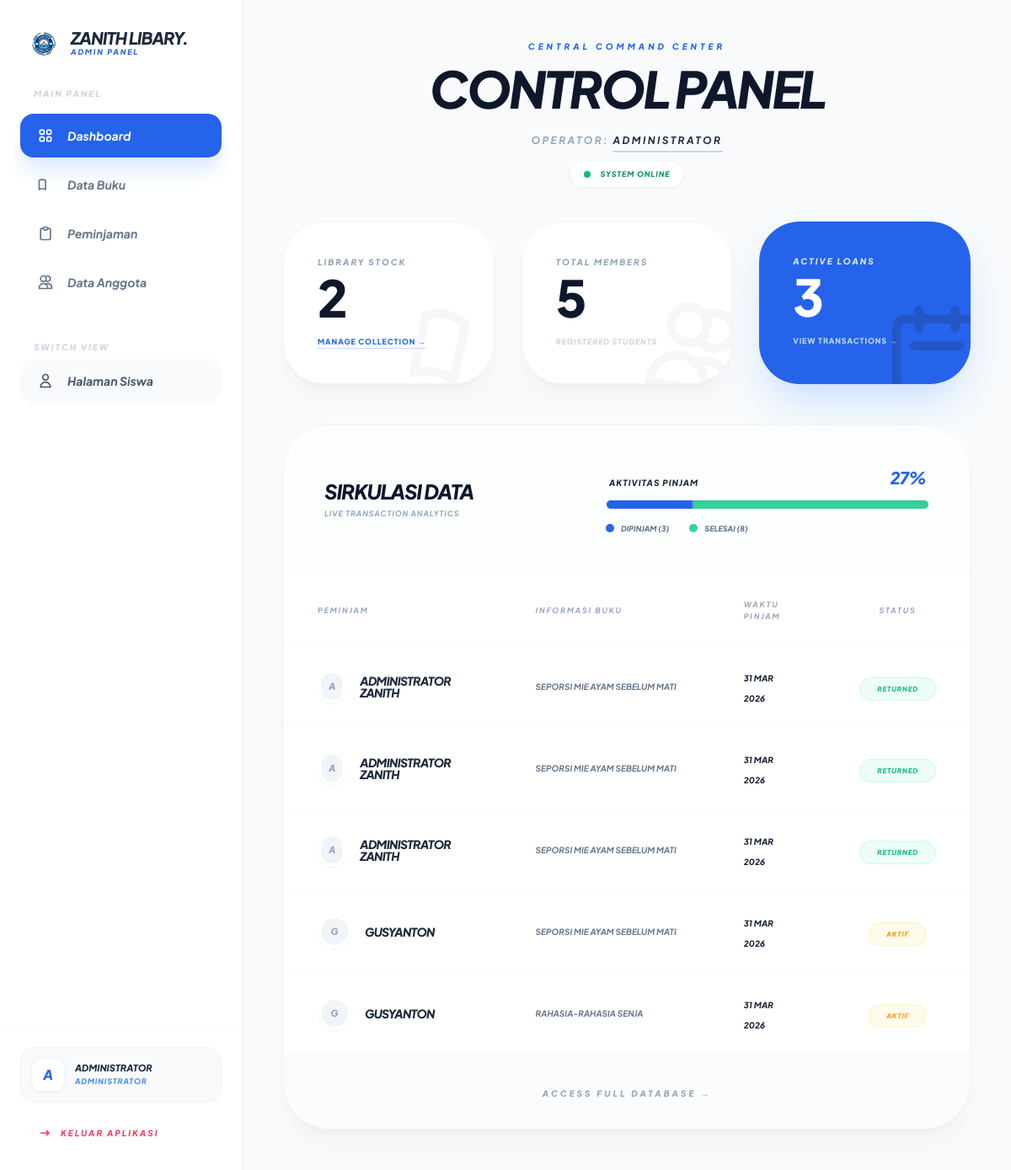
/admin/dashboard.php (signed in), run on the app's committed database.
### tables this page shows
CREATE TABLE `peminjaman` (
  `id_peminjaman` int(11) NOT NULL,
  `id_user` int(11) DEFAULT NULL,
  `id_buku` int(11) DEFAULT NULL,
  `tanggal_pinjam` date NOT NULL,
  `tanggal_kembali` date DEFAULT NULL,
  `status` enum('dipinjam','kembali') DEFAULT 'dipinjam'
);

CREATE TABLE `users` (
  `id_user` int(11) NOT NULL,
  `username` varchar(50) NOT NULL,
  `password` varchar(255) NOT NULL,
  `nama_lengkap` varchar(100) NOT NULL,
  `telepon` varchar(15) DEFAULT NULL,
  `role` enum('admin','siswa') NOT NULL
);

CREATE TABLE `buku` (
  `id_buku` int(11) NOT NULL,
  `judul` varchar(255) NOT NULL,
  `penulis` varchar(100) DEFAULT NULL,
  `kategori` varchar(100) DEFAULT NULL,
  `deskripsi` text DEFAULT NULL,
  `penerbit` varchar(100) DEFAULT NULL,
  `tahun_terbit` year(4) DEFAULT NULL,
  `stok` int(11) DEFAULT 0,
  `gambar` varchar(255) DEFAULT NULL
);

### admin/dashboard.php (the view, shortened to what this page needs)
<?php
require_once '../config/database.php';
$nama_admin = htmlspecialchars($_SESSION['nama_lengkap'] ?? 'Administrator');
$stats_queries = [
    'buku' => "SELECT COUNT(*) as total FROM buku",
    'siswa' => "SELECT COUNT(*) as total FROM users WHERE role = 'siswa'",
    'aktif' => "SELECT COUNT(*) as total FROM peminjaman WHERE status = 'dipinjam'",
    'total_pjm' => "SELECT COUNT(*) as total FROM peminjaman"
];
$total_buku      = mysqli_fetch_assoc(mysqli_query($conn, $stats_queries['buku']))['total'];
$total_siswa     = mysqli_fetch_assoc(mysqli_query($conn, $stats_queries['siswa']))['total'];
$pinjam_aktif    = mysqli_fetch_assoc(mysqli_query($conn, $stats_queries['aktif']))['total'];
$total_transaksi = mysqli_fetch_assoc(mysqli_query($conn, $stats_queries['total_pjm']))['total'];
$persen_aktif = $total_transaksi > 0 ? round(($pinjam_aktif / $total_transaksi) * 100) : 0;
$query_terbaru = "SELECT p.*, b.judul, u.nama_lengkap
                  FROM peminjaman p
                  JOIN buku b ON p.id_buku = b.id_buku
                  JOIN users u ON p.id_user = u.id_user
                  ORDER BY p.id_peminjaman DESC LIMIT 5";
$transaksi_terbaru = mysqli_query($conn, $query_terbaru);
?>
<!DOCTYPE html>
<html lang="id" class="scroll-smooth">
<head>
    <script src="https://cdn.tailwindcss.com"></script>
</head>
<body class="flex flex-col md:flex-row min-h-screen relative overflow-x-hidden">
    <?php include 'include/header.php'; ?>
    <main class="flex-1 p-4 md:p-10 lg:p-12 w-full flex flex-col items-center">
        <header class="mb-10 mt-6 md:mt-0 flex flex-col items-center text-center w-full max-w-4xl">
            <p class="text-[9px] md:text-[10px] font-black text-blue-600 uppercase tracking-[0.4em] italic mb-3">
                Central Command Center
            </p>
            <h2 class="text-3xl md:text-5xl lg:text-6xl font-black text-slate-900 tracking-tighter italic uppercase leading-tight">
                Control Panel
            </h2>
            <div class="flex flex-col items-center gap-4 mt-6">
                <p class="text-slate-400 font-bold italic text-[10px] md:text-xs uppercase tracking-[0.2em]">
                    Operator: <span class="text-slate-800 underline decoration-blue-500/30 underline-offset-8 decoration-2"><?= $nama_admin; ?></span>
                </p>
                <div class="flex items-center gap-3 bg-white px-4 py-2 rounded-full border border-slate-100 shadow-sm glass-morph">
                    <span class="w-2 h-2 rounded-full bg-emerald-500 animate-pulse"></span>
                    <span class="text-[9px] font-black text-emerald-600 uppercase italic tracking-widest">System Online</span>
                </div>
            </div>
        </header>
        <div class="grid grid-cols-1 sm:grid-cols-2 lg:grid-cols-3 gap-6 md:gap-8 mb-12 w-full max-w-6xl">
            <div class="bg-white p-8 md:p-10 rounded-[2.5rem] md:rounded-[3rem] border border-slate-100 card-shadow relative overflow-hidden group transition-all hover:-translate-y-2">
                <div class="relative z-10">
                    <p class="text-[10px] font-black text-slate-400 uppercase tracking-[0.2em] italic mb-1">Library Stock</p>
                    <p class="text-5xl md:text-6xl font-black text-slate-900 tracking-tighter"><?= number_format($total_buku); ?></p>
                    <a href="buku.php" class="inline-block mt-4 text-[9px] font-black text-blue-600 uppercase tracking-widest hover:text-slate-900 transition-all underline underline-offset-4 decoration-blue-200">Manage Collection →</a>
                </div>
                <div class="absolute -right-6 -bottom-6 opacity-[0.03] group-hover:opacity-10 transition-all text-slate-900 rotate-12 hidden sm:block">
                    <svg xmlns="http://www.w3.org/2000/svg" class="h-32 w-32" fill="none" viewBox="0 0 24 24" stroke="currentColor">
                        <path stroke-linecap="round" stroke-linejoin="round" stroke-width="2" d="M12 6.253v13m0-13C10.832 5.477 9.246 5 7.5 5S4.168 5.477 3 6.253v13C4.168 18.477 5.754 18 7.5 18s3.332.477 4.5 1.253" />
                    </svg>
                </div>
            </div>
            <div class="bg-white p-8 md:p-10 rounded-[2.5rem] md:rounded-[3rem] border border-slate-100 card-shadow relative overflow-hidden group transition-all hover:-translate-y-2">
                <div class="relative z-10">
                    <p class="text-[10px] font-black text-slate-400 uppercase tracking-[0.2em] italic mb-1">Total Members</p>
                    <p class="text-5xl md:text-6xl font-black text-slate-900 tracking-tighter"><?= number_format($total_siswa); ?></p>
                    <p class="mt-4 text-[9px] font-black text-slate-300 uppercase tracking-widest italic">Registered Students</p>
                </div>
                <div class="absolute -right-6 -bottom-6 opacity-[0.03] group-hover:opacity-10 transition-all text-slate-900 rotate-12 hidden sm:block">
                    <svg xmlns="http://www.w3.org/2000/svg" class="h-32 w-32" fill="none" viewBox="0 0 24 24" stroke="currentColor">
                        <path stroke-linecap="round" stroke-linejoin="round" stroke-width="2" d="M12 4.354a4 4 0 110 5.292M15 21H3v-1a6 6 0 0112 0v1zm0 0h6v-1a6 6 0 00-9-5.197M13 7a4 4 0 11-8 0 4 4 0 018 0z" />
                    </svg>
                </div>
            </div>
            <div class="bg-blue-600 p-8 md:p-10 rounded-[2.5rem] md:rounded-[3rem] shadow-2xl shadow-blue-200 relative overflow-hidden group transition-all hover:bg-slate-900 hover:-translate-y-2 sm:col-span-2 lg:col-span-1">
                <div class="relative z-10">
                    <p class="text-[10px] font-black text-blue-100 uppercase tracking-[0.2em] italic mb-1">Active Loans</p>
                    <p class="text-5xl md:text-6xl font-black text-white tracking-tighter"><?= number_format($pinjam_aktif); ?></p>
                    <a href="peminjaman.php" class="inline-block mt-4 text-[9px] font-black text-blue-200 uppercase tracking-widest hover:text-white transition-colors">View Transactions →</a>
                </div>
                <div class="absolute -right-6 -bottom-6 opacity-20 transition-all hidden sm:block">
                    <svg xmlns="http://www.w3.org/2000/svg" class="h-32 w-32" fill="none" viewBox="0 0 24 24" stroke="currentColor">
                        <path stroke-linecap="round" stroke-linejoin="round" stroke-width="2" d="M8 7V3m8 4V3m-9 8h10M5 21h14a2 2 0 002-2V7a2 2 0 00-2-2H5a2 2 0 00-2 2v12a2 2 0 002 2z" />
                    </svg>
                </div>
            </div>
        </div>
        <div class="bg-white rounded-[2.5rem] md:rounded-[3.5rem] border border-slate-100 overflow-hidden card-shadow w-full max-w-6xl">
            <div class="p-8 md:p-12 border-b border-slate-50 flex flex-col lg:flex-row justify-between items-center gap-10 bg-slate-50/30">
                <div class="text-center lg:text-left">
                    <h3 class="font-black text-slate-900 uppercase italic tracking-tighter text-2xl leading-none">Sirkulasi Data</h3>
                    <p class="text-[9px] font-bold text-slate-400 uppercase italic mt-2 tracking-widest">Live Transaction Analytics</p>
                </div>
                <div class="w-full lg:w-96">
                    <div class="flex justify-between items-end mb-3 px-1">
                        <span class="text-[10px] font-black text-slate-800 uppercase italic tracking-widest">Aktivitas Pinjam</span>
                        <span class="text-xl font-black text-blue-600 italic tracking-tighter"><?= $persen_aktif; ?>%</span>
                    </div>
                    <div class="w-full bg-emerald-400 rounded-full h-3 overflow-hidden flex shadow-inner border border-white">
                        <div class="bg-blue-600 h-full transition-all duration-1000 border-r-2 border-white/20"
                             style="width: <?= $persen_aktif; ?>%"></div>
                    </div>
                    <div class="flex justify-center lg:justify-start gap-6 mt-4">
                        <div class="flex items-center gap-2">
                            <span class="w-2.5 h-2.5 rounded-full bg-blue-600"></span>
                            <span class="text-[9px] font-black text-slate-500 uppercase italic">Dipinjam (<?= $pinjam_aktif; ?>)</span>
                        </div>
                        <div class="flex items-center gap-2">
                            <span class="w-2.5 h-2.5 rounded-full bg-emerald-400"></span>
                            <span class="text-[9px] font-black text-slate-500 uppercase italic">Selesai (<?= $total_transaksi - $pinjam_aktif; ?>)</span>
                        </div>
                    </div>
                </div>
            </div>
            <div class="overflow-x-auto no-scrollbar">
                <table class="w-full text-left min-w-[700px]">
                    <thead>
                        <tr class="bg-white uppercase italic text-[9px] text-slate-400 tracking-[0.2em] border-b border-slate-50">
                            <th class="px-10 py-7">Peminjam</th>
                            <th class="px-10 py-7">Informasi Buku</th>
                            <th class="px-10 py-7">Waktu Pinjam</th>
                            <th class="px-10 py-7 text-center">Status</th>
                        </tr>
                    </thead>
                    <tbody class="divide-y divide-slate-50">
                        <?php if(mysqli_num_rows($transaksi_terbaru) > 0): ?>
                            <?php while($row = mysqli_fetch_assoc($transaksi_terbaru)): ?>
                            <tr class="hover:bg-slate-50/50 transition-all group">
                                <td class="px-10 py-6">
                                    <div class="flex items-center gap-4">
                                        <div class="w-10 h-10 rounded-full bg-slate-100 flex items-center justify-center text-slate-400 group-hover:bg-blue-100 group-hover:text-blue-600 transition-colors border-4 border-white shadow-sm text-[11px] font-black italic uppercase">
                                            <?= substr($row['nama_lengkap'], 0, 1); ?>
                                        </div>
                                        <div>
                                            <p class="text-sm font-black text-slate-800 italic uppercase tracking-tighter leading-none"><?= $row['nama_lengkap']; ?></p>
                                        </div>
                                    </div>
                                </td>
                                <td class="px-10 py-6">
                                    <p class="text-[10px] font-bold text-slate-500 italic truncate max-w-[200px] uppercase"><?= $row['judul']; ?></p>
                                </td>
                                <td class="px-10 py-6">
                                    <span class="text-[10px] font-black text-slate-800 uppercase italic"><?= date('d M Y', strtotime($row['tanggal_pinjam'])); ?></span>
                                </td>
                                <td class="px-10 py-6 text-center">
                                    <?php if ($row['status'] == 'dipinjam'): ?>
                                        <span class="bg-amber-50 text-amber-500 text-[8px] font-black px-5 py-2 rounded-full uppercase tracking-widest border border-amber-100 italic">Aktif</span>
                                    <?php else: ?>
                                        <span class="bg-emerald-50 text-emerald-500 text-[8px] font-black px-5 py-2 rounded-full uppercase tracking-widest border border-emerald-100 italic">Returned</span>
                                    <?php endif; ?>
                                </td>
                            </tr>
                            <?php endwhile; ?>
                        <?php endif; ?>
                    </tbody>
                </table>
            </div>
            <div class="p-8 bg-slate-50/50 text-center border-t border-slate-50">
                <a href="peminjaman.php" class="text-[10px] font-black text-slate-400 hover:text-blue-600 uppercase tracking-[0.3em] italic transition-all">
                    Access Full Database →
                </a>
            </div>
        </div>
    </main>
</body>
</html>

### admin/dashboard.php (style rules this page uses)
body { font-family: 'Plus Jakarta Sans', sans-serif; background-color: #f8fafc; color: #1e293b; }
.card-shadow { box-shadow: 0 20px 25px -5px rgb(0 0 0 / 0.03), 0 8px 10px -6px rgb(0 0 0 / 0.03); }
.glass-morph { background: rgba(255, 255, 255, 0.8); backdrop-filter: blur(10px); }

### data on the page
peminjaman: id_user.nama_lengkap "A", id_user.nama_lengkap "ADMINISTRATOR ZANITH", id_buku.judul "SEPORSI MIE AYAM SEBELUM MATI", tanggal_pinjam "31 MAR 2026", status "RETURNED"
peminjaman: id_user.nama_lengkap "A", id_user.nama_lengkap "ADMINISTRATOR ZANITH", id_buku.judul "SEPORSI MIE AYAM SEBELUM MATI", tanggal_pinjam "31 MAR 2026", status "RETURNED"
peminjaman: id_user.nama_lengkap "A", id_user.nama_lengkap "ADMINISTRATOR ZANITH", id_buku.judul "SEPORSI MIE AYAM SEBELUM MATI", tanggal_pinjam "31 MAR 2026", status "RETURNED"
peminjaman: id_user.nama_lengkap "G", id_user.nama_lengkap "GUSYANTON", id_buku.judul "SEPORSI MIE AYAM SEBELUM MATI", tanggal_pinjam "31 MAR 2026", status "AKTIF"
peminjaman: id_user.nama_lengkap "G", id_user.nama_lengkap "GUSYANTON", id_buku.judul "RAHASIA-RAHASIA SENJA", tanggal_pinjam "31 MAR 2026", status "AKTIF"

### other printed values
$initial "A"
$display_name "ADMINISTRATOR"
$nama_admin "ADMINISTRATOR"
$total_buku "2"
$total_siswa "5"
$pinjam_aktif "3"
$persen_aktif "27"
$total_transaksi - $pinjam_aktif "8"
